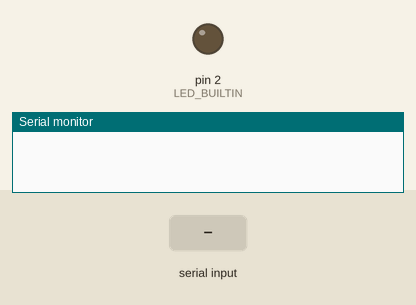
Simulated run of this sketch. Board: Arduino Uno, built with avr-gcc and run on an emulated ATmega328P. Parts: output pins drawn as LEDs (lit = HIGH), the last lines printed to the serial monitor. The test bench sets the inputs (shaded band).

Above: at 1.2 s.
1.3 s: "On" received over Serial
At 3.0 s:
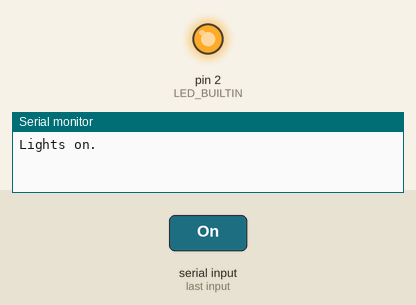
3.8 s: "Off" received over Serial
At 6.1 s:
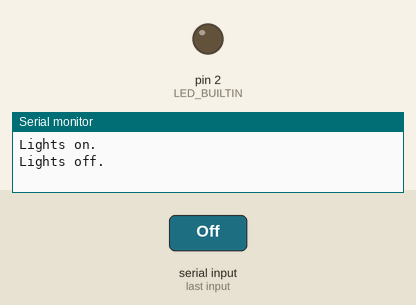
Timing chart, 0 to 7.6 s (numbered marks = the images above; inputs shaded):
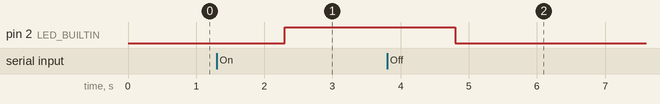

Measured:
- after the input at 1.3 s, pin 2 (LED_BUILTIN): LOW → HIGH after 1.0 s
- after the input at 3.8 s, pin 2 (LED_BUILTIN): HIGH → LOW after 1.0 s

The sketch:

Serial_practice.ino
```cpp
/************************************
 * 透過輸入訊息至序列埠來控制內建LED燈
 * **********************************/

// 參數
#define LED_BUILTIN 2
String data;

// 設定函式，只會執行一次
void setup(){
  pinMode(LED_BUILTIN, OUTPUT);
  Serial.begin(115200);
}

// 迴圈函式，會不斷重複執行
void loop(){
  if(Serial.available() > 0){
    data = Serial.readString();
    data.trim();
    if(data == "On"){
      digitalWrite(LED_BUILTIN, HIGH);
      Serial.println("Lights on.");
    }
    if(data == "Off"){
      digitalWrite(LED_BUILTIN, LOW);
      Serial.println("Lights off.");
    }
  }
}
```
